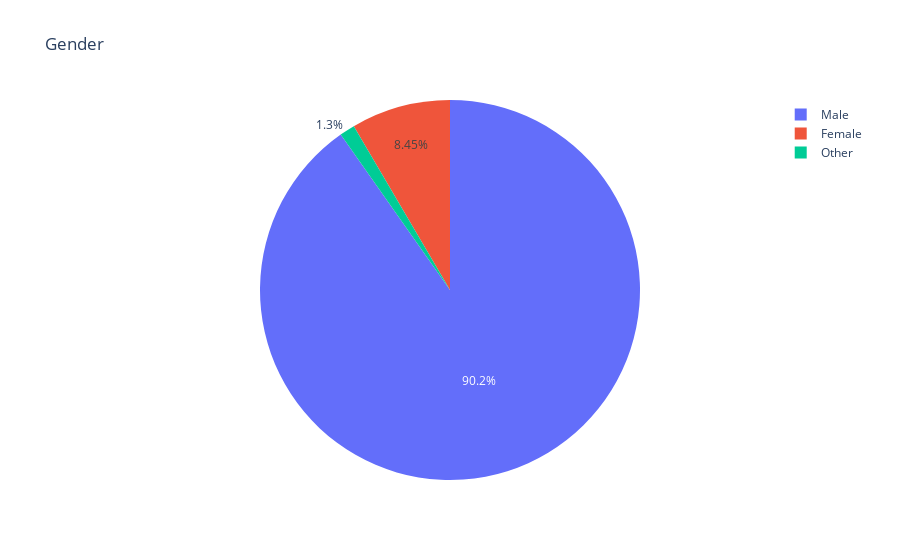

Notebook code cell kept with this figure:
### Code cell
make_plot('gender', 'Gender')

### Figure 1 — Plotly figure (JSON) as saved in the notebook; plotly's stock layout.template omitted (floating-point values rounded to 4 significant figures)
{"data": [{"domain": {"x": [0, 1], "y": [0, 1]}, "hovertemplate": "gender=%{label}<br>count=%{value}<extra></extra>", "labels": ["Male", "Female", "Other"], "legendgroup": "", "name": "", "showlegend": true, "type": "pie", "values": [13221, 1238, 191]}], "layout": {"legend": {"tracegroupgap": 0}, "title": {"text": "Gender"}}}
